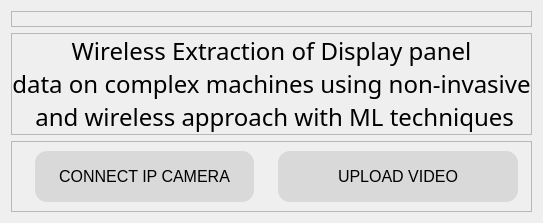
                <widget class="QWidget" name="home_page_2">
                 <layout class="QVBoxLayout" name="verticalLayout_3">
                  <item>
                   <widget class="QFrame" name="logo_container">
                    <property name="styleSheet">
                     <string notr="true"/>
                    </property>
                    <property name="frameShape">
                     <enum>QFrame::StyledPanel</enum>
                    </property>
                    <property name="frameShadow">
                     <enum>QFrame::Raised</enum>
                    </property>
                    <layout class="QHBoxLayout" name="horizontalLayout_16">
                     <property name="spacing">
                      <number>6</number>
                     </property>
                     <property name="leftMargin">
                      <number>0</number>
                     </property>
                     <property name="topMargin">
                      <number>0</number>
                     </property>
                     <property name="rightMargin">
                      <number>0</number>
                     </property>
                     <property name="bottomMargin">
                      <number>0</number>
                     </property>
                     <item>
                      <widget class="QLabel" name="label_11">
                       <property name="text">
                        <string/>
                       </property>
                       <property name="pixmap">
                        <pixmap resource="resources.qrc">:/logo/logos/TIFR-logo.png</pixmap>
                       </property>
                       <property name="alignment">
                        <set>Qt::AlignCenter</set>
                       </property>
                      </widget>
                     </item>
                     <item>
                      <widget class="QLabel" name="label_12">
                       <property name="text">
                        <string/>
                       </property>
                       <property name="pixmap">
                        <pixmap resource="resources.qrc">:/logo/logos/VES-logo.png</pixmap>
                       </property>
                       <property name="alignment">
                        <set>Qt::AlignCenter</set>
                       </property>
                      </widget>
                     </item>
                    </layout>
                   </widget>
                  </item>
                  <item>
                   <widget class="QFrame" name="frame_3">
                    <property name="styleSheet">
                     <string notr="true"/>
                    </property>
                    <property name="frameShape">
                     <enum>QFrame::StyledPanel</enum>
                    </property>
                    <property name="frameShadow">
                     <enum>QFrame::Raised</enum>
                    </property>
                    <layout class="QHBoxLayout" name="horizontalLayout_14">
                     <property name="spacing">
                      <number>0</number>
                     </property>
                     <property name="leftMargin">
                      <number>0</number>
                     </property>
                     <property name="topMargin">
                      <number>0</number>
                     </property>
                     <property name="rightMargin">
                      <number>0</number>
                     </property>
                     <property name="bottomMargin">
                      <number>0</number>
                     </property>
                     <item>
                      <widget class="QLabel" name="label_10">
                       <property name="font">
                        <font>
                         <family>Segoe UI Semibold</family>
                         <pointsize>18</pointsize>
                        </font>
                       </property>
                       <property name="styleSheet">
                        <string notr="true"/>
                       </property>
                       <property name="text">
                        <string>Wireless Extraction of Display panel 
data on complex machines using non-invasive
 and wireless approach with ML techniques</string>
                       </property>
                       <property name="alignment">
                        <set>Qt::AlignCenter</set>
                       </property>
                      </widget>
                     </item>
                    </layout>
                   </widget>
                  </item>
                  <item>
                   <widget class="QFrame" name="frame_4">
                    <property name="styleSheet">
                     <string notr="true"/>
                    </property>
                    <property name="frameShape">
                     <enum>QFrame::StyledPanel</enum>
                    </property>
                    <property name="frameShadow">
                     <enum>QFrame::Raised</enum>
                    </property>
                    <layout class="QHBoxLayout" name="horizontalLayout_15">
                     <item alignment="Qt::AlignHCenter|Qt::AlignVCenter">
                      <widget class="QPushButton" name="ipcam_button_4">
                       <property name="maximumSize">
                        <size>
                         <width>240</width>
                         <height>16777215</height>
                        </size>
                       </property>
                       <property name="font">
                        <font>
                         <pointsize>12</pointsize>
                        </font>
                       </property>
                       <property name="cursor">
                        <cursorShape>PointingHandCursor</cursorShape>
                       </property>
                       <property name="styleSheet">
                        <string notr="true">* {
	background-color: rgb(217, 217, 217);
	padding: 16px;
	padding-left: 24px;
	padding-right: 24px;
	border-radius: 12px;
}


QPushButton:hover {
	background-color: #BBBBBB;
	border: 1px solid black;
	transition: 1s ease-in-out;
}</string>
                       </property>
                       <property name="text">
                        <string>CONNECT IP CAMERA</string>
                       </property>
                      </widget>
                     </item>
                     <item alignment="Qt::AlignHCenter|Qt::AlignVCenter">
                      <widget class="QPushButton" name="upload_button_4">
                       <property name="minimumSize">
                        <size>
                         <width>240</width>
                         <height>0</height>
                        </size>
                       </property>
                       <property name="maximumSize">
                        <size>
                         <width>240</width>
                         <height>16777215</height>
                        </size>
                       </property>
                       <property name="font">
                        <font>
                         <pointsize>12</pointsize>
                        </font>
                       </property>
                       <property name="cursor">
                        <cursorShape>PointingHandCursor</cursorShape>
                       </property>
                       <property name="styleSheet">
                        <string notr="true">* {
	background-color: rgb(217, 217, 217);
	padding: 16px;
	padding-left: 24px;
	padding-right: 24px;
	border-radius: 12px;
}


QPushButton:hover {
	background-color: #BBBBBB;
	border: 1px solid black;
	transition: 1s ease-in-out;
}</string>
                       </property>
                       <property name="text">
                        <string>UPLOAD VIDEO</string>
                       </property>
                      </widget>
                     </item>
                    </layout>
                   </widget>
                  </item>
                 </layout>
                </widget>
